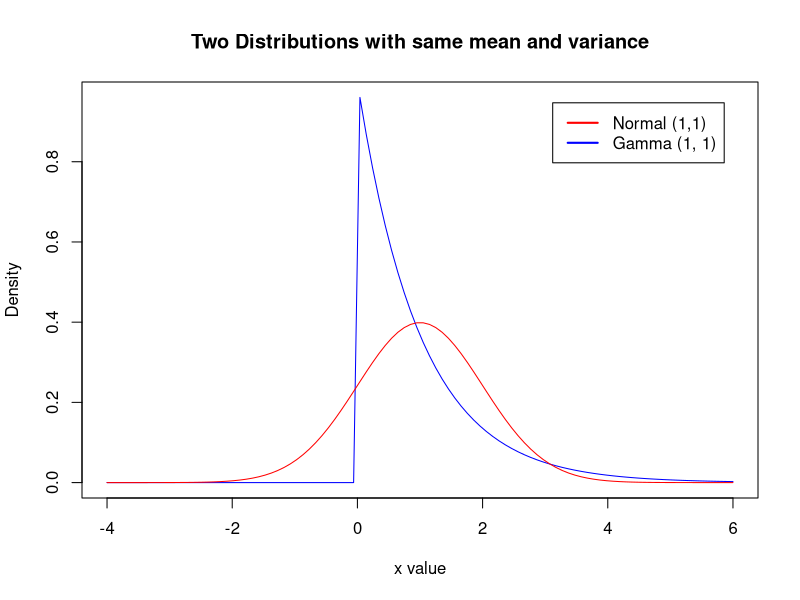
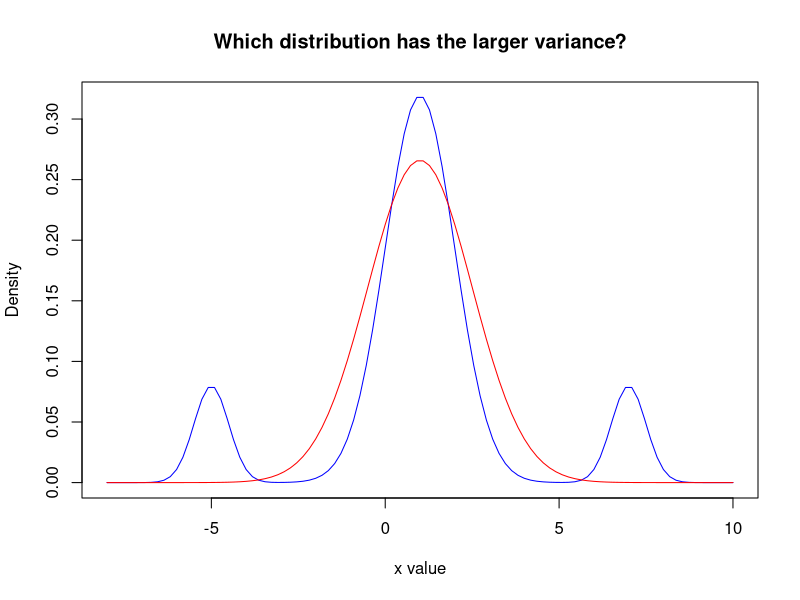

Write the R code that produced these figures, in order.
# Plot of normal and gamma with same mean and standard deviation
x <- seq(-4, 6, length=100)
normx <- dnorm(x, mean=1, sd=1)
gamx <- dgamma(x, shape=1, rate=1)

colors <- c("red", "blue")
labels <- c("Normal (1,1)", "Gamma (1, 1)")

png('rplot.png')
plot(x, gamx, col='blue',type='l', lty=1, xlab="x value",
     ylab="Density", main="Two Distributions with same mean and variance")
lines(x,normx,col='red')
legend("topright", inset=.05,
       labels, lwd=2, lty=c(1, 1, 1, 1, 2), col=colors)
dev.off()

# Plot of two distributions with different variances
x <- seq(-8, 10, length=100)
normx <- dnorm(x, mean=1, sd=1)
normx2 <- dnorm(x, mean=-5,sd=0.5)
normx3 <- dnorm(x,mean=7,sd=0.5)
normx4 <- dnorm(x,mean=1,sd=1.5)

png('rplot2.png')
plot(x, normx*.8+normx2*.1+normx3*.1, col='blue',type='l', lty=1, xlab="x value",
     ylab="Density", main="Which distribution has the larger variance?")
lines(x,normx4,col='red')
dev.off()